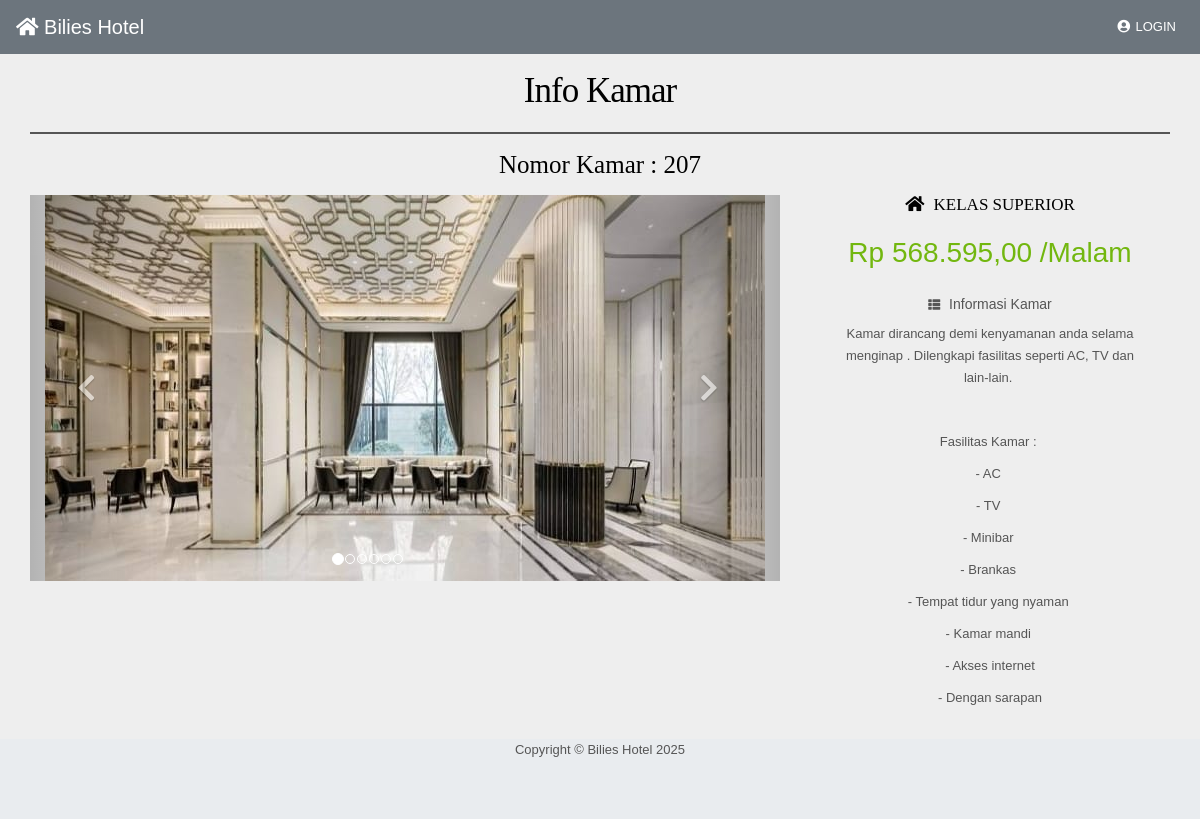
Screenshot of /user/detailkamar/26 with the database file from the repository.
### tables this page shows
CREATE TABLE `kamar` (
  `id_kamar` int(11) NOT NULL,
  `no_kamar` char(5) NOT NULL,
  `harga_kamar` bigint(15) NOT NULL,
  `fasilitas_kamar` text NOT NULL,
  `status_kamar` int(2) NOT NULL,
  `id_kelas_kamar` int(11) NOT NULL
);

CREATE TABLE `kamar_gambar` (
  `id_kamar_gambar` int(11) NOT NULL,
  `nama_kamar_gambar` varchar(50) NOT NULL,
  `id_kamar` int(11) NOT NULL
);

CREATE TABLE `kelas_kamar` (
  `id_kelas_kamar` int(11) NOT NULL,
  `nama_kelas_kamar` varchar(50) NOT NULL
);

### application/controllers/User.php (called while the page is built, shortened)
<?php
class User extends CI_Controller
{
	public function detailkamar()
	{
		$id = $this->uri->segment(3);
		$data['judul']			= 'Detail Kamar';
		$data['kamar'] 			= $this->m_tamu->KamarDetail($id);
		$data['kamar_gambar'] 	= $this->m_tamu->KamarGambarId($id);
		$data['kelas_kamar'] 	= $this->m_hotel->get_data('kelas_kamar');
		$this->load->view('detail_kamar', $data);
	}
}

### index.php (called while the page is built, shortened)
<?php
require_once BASEPATH.'core/CodeIgniter.php';

### application/models/M_tamu.php (called while the page is built, shortened)
<?php
class M_tamu extends CI_Model
{
	function KamarDetail($id)
	{
		return $this->db->query("select a.*,b.* from kamar a
		join kelas_kamar b on a.id_kelas_kamar=b.id_kelas_kamar
		where a.id_kamar='$id' ");
	}
	function KamarGambarId($id)
	{
		return $this->db->query("select * from kamar_gambar where id_kamar='$id'");
	}
}

### application/helpers/rupiah_helper.php (called while the page is built, shortened)
<?php
if (!function_exists('Rupiah'))
{
    function Rupiah($angka)
    {
        $jadi = "Rp " . number_format($angka,2,',','.');
        return $jadi;
    }
}

### application/views/detail_kamar.php (the view, shortened to what this page needs)
<!DOCTYPE html>
<html lang="en">
<head>
</head>
<body id="page-top">
  <div id="wrapper">
    <div id="content-wrapper">
      <div class="container-fluid">
        <div class="container-fluid">
          <h2>Info Kamar</h2>
          <hr style="border: 1px solid">
          <div class="row">
            <div class="col-lg-12 col-sm-12 ">
              <?php
              foreach ($kamar->result_array() as $value) {
                $no_kamar      = $value['no_kamar'];
                $harga_kamar      = $value['harga_kamar'];
                $fasilitas_kamar  = $value['fasilitas_kamar'];
                $nama_kelas_kamar = $value['nama_kelas_kamar'];
              }
              ?>
              <h3>Nomor Kamar : <?php echo $no_kamar; ?></h3>
              <div class="row">
                <div class="col-lg-8">
                  <div class="property-images">
                    <div id="myCarousel" class="carousel slide" data-ride="carousel">
                      <ol class="carousel-indicators hidden-xs">
                        <?php
                        $no = 0;
                        foreach ($kamar_gambar->result_array() as $value) { ?>
                          <?php
                          if ($no == 0) { ?>
                            <li data-target="#myCarousel" data-slide-to="0" class="active"></li>
                          <?php
                          } else { ?>
                            <li data-target="#myCarousel" data-slide-to="<?php echo $no; ?>" class=""></li>
                          <?php
                          }
                          ?>
                        <?php
                          $no++;
                        }
                        ?>
                      </ol>
                      <div class="carousel-inner">
                        <?php
                        $no = 0;
                        foreach ($kamar_gambar->result_array() as $value) { ?>
                          <?php
                          if ($no == 0) { ?>
                            <div class="item active">
                              <img src="<?php echo base_url(); ?>assets/images/<?php echo $value['nama_kamar_gambar']; ?>" class="properties" alt="properties" />
                            </div>
                          <?php
                          } else { ?>
                            <div class="item">
                              <img src="<?php echo base_url(); ?>assets/images/<?php echo $value['nama_kamar_gambar']; ?>" class="properties" alt="properties" />
                            </div>
                          <?php
                          }
                          ?>
                        <?php
                          $no++;
                        }
                        ?>
                      </div>
                      <a class="left carousel-control" href="#myCarousel" data-slide="prev"><span class="fa fa-chevron-left"></span></a>
                      <a class="right carousel-control" href="#myCarousel" data-slide="next"><span class="fa fa-chevron-right"></span></a>
                    </div>
                  </div>
                  <?php if (empty($_SESSION['nama_user'])) { ?>
                    <body onload="message()">
                  <?php } ?>
                </div>
                <?php if (empty($_SESSION['nama_user'])) { ?>
                  <div class="col-lg-4">
                    <div class="col-lg-11 col-sm-12">
                      <div class="property-info">
                        <h5><span class="fa fa-home"></span> <?php echo $nama_kelas_kamar; ?></h5><br>
                        <p class="price"><?php echo rupiah($harga_kamar); ?> /Malam</p> <br>
                        <h6><span class="fa fa-th-list"></span> Informasi Kamar</h6>
                        <p><?php echo $fasilitas_kamar; ?></p>
                      </div>
                    </div>
                  </div>
                <?php } ?>
              </div>
            </div>
          </div>
        </div>
      </div>
</body>
</html>

### assets/style.css (style rules this page uses)
body { color:#555; font:normal 13px/22px Arial; background:url(../images/bgmain.png) #eee; }
h1,h2,h3,h4,h5 { font-weight:normal; font-family: din;margin: 0;padding: 0;color: #000 }
h2 { font-size: 35px; letter-spacing: -1px;margin-bottom: 20px; }
h3 { margin: 0 0 15px 0; font-size: 25px; }
h5 { margin: 0 0 5px 0; font-size: 17px; }
h6 { margin: 0 0 10px 0; font-size: 14px; }
h6 span { margin-right: 5px; font-size: 12px; }
p { margin-bottom: 30px; }
a { color:#72b70f; text-decoration:none;outline: none; }
.property-info { margin:0 0 30px 0; }
.property-info span { margin-right: 5px; }
.property-info p { margin-bottom:10px; }
.property-info p.price { font-size: 28px;color: #72b70f;padding:0;border-radius: 5px; }

### rows the page displays
kamar: no_kamar "207", id_kelas_kamar.nama_kelas_kamar "KELAS SUPERIOR", harga_kamar "Rp 568.595,00", fasilitas_kamar "Kamar dirancang demi kenyamanan anda selama menginap . Dilengkapi fasilitas seperti AC, TV dan lain-lain. Fasilitas Kamar : - AC - TV - Minibar - Brankas - Tempat tidur yang nyaman - Kamar mandi - Akses internet - Dengan sarapan"
kamar_gambar: nama_kamar_gambar (picture)

### other values shown
SITE_NAME "Bilies Hotel"
Date('Y') "2025"
